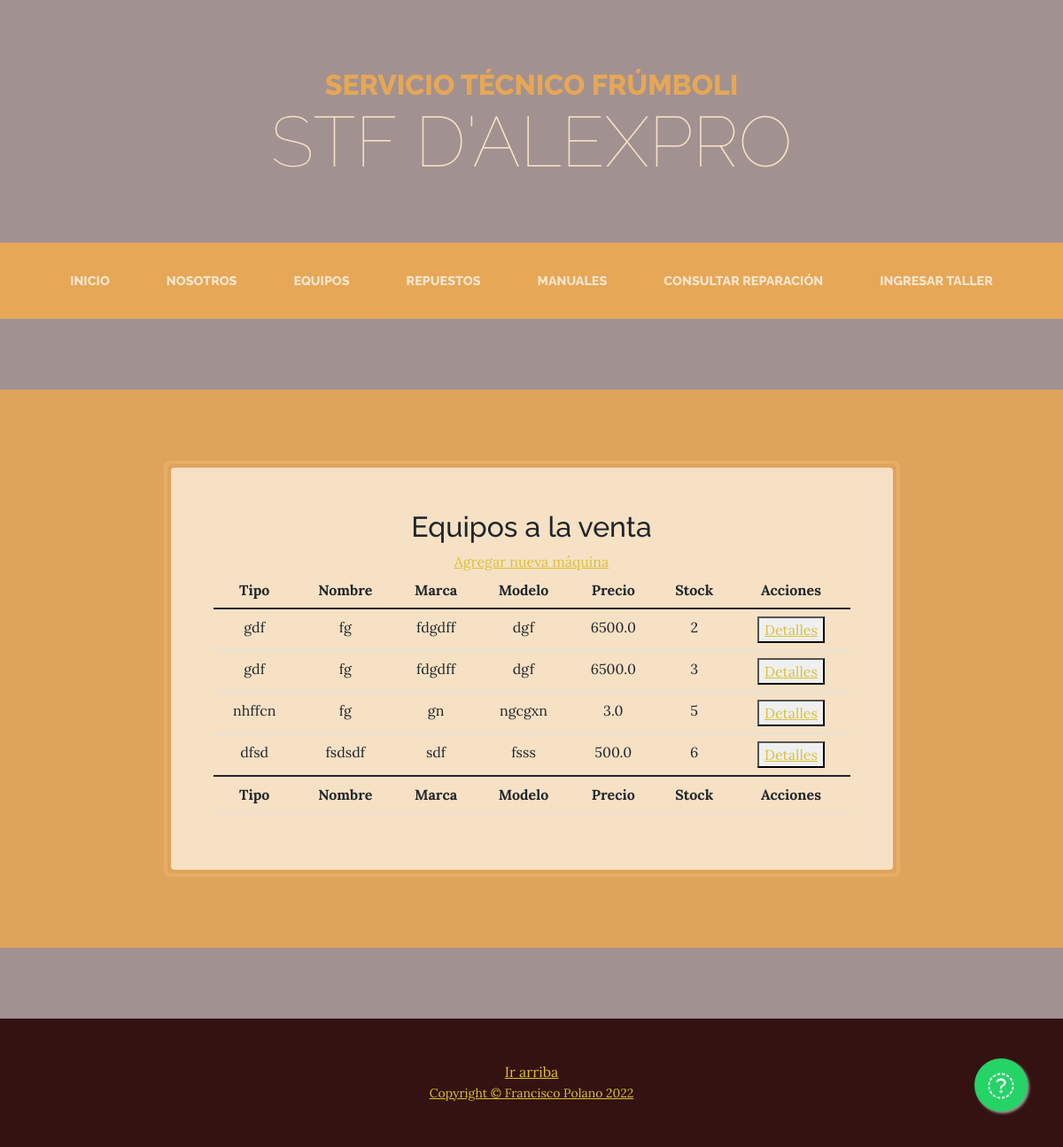
/AppSTF/maquinas, run on an earlier commit of the app's database.
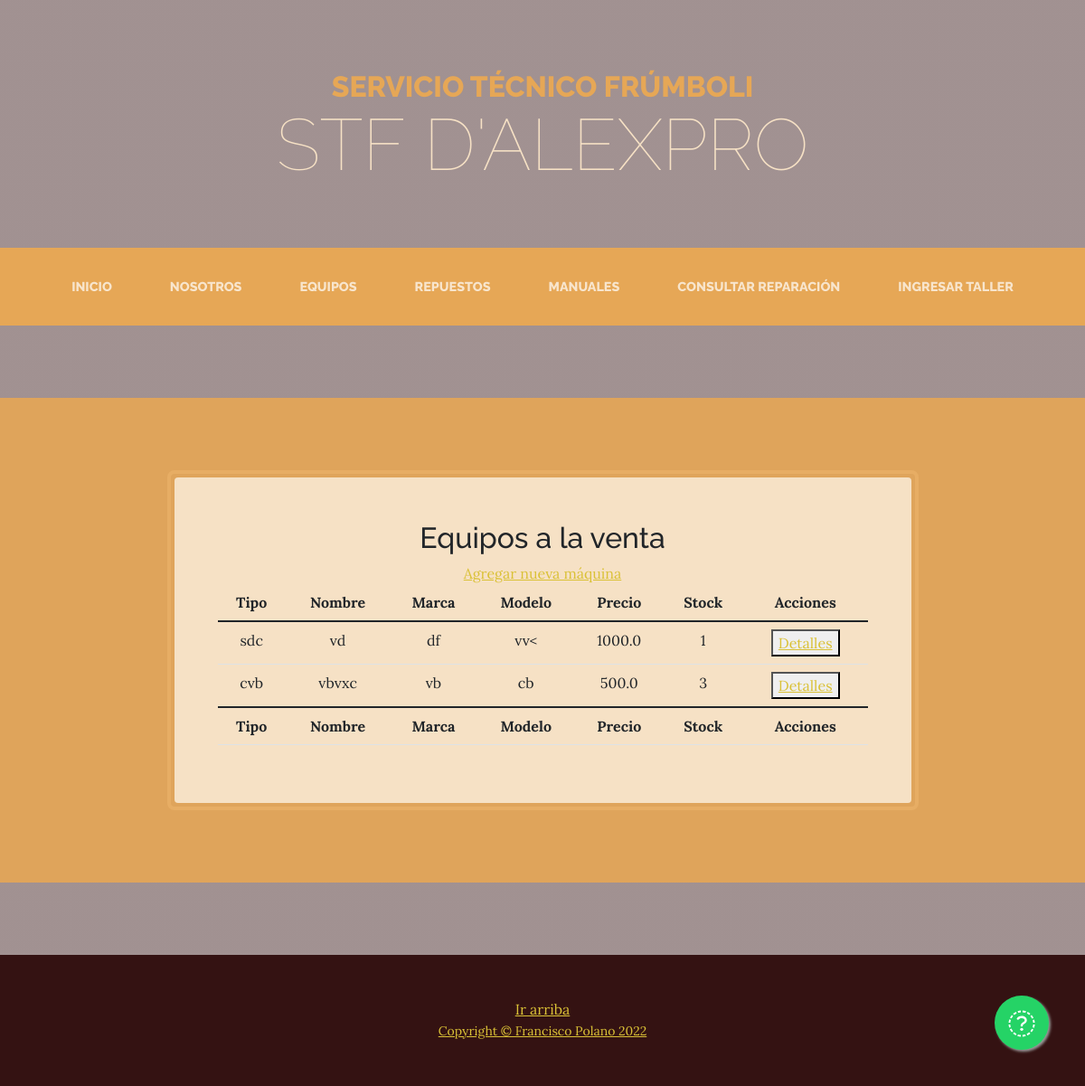
And on a later commit of the database.
### AppSTF/models.py (models this page shows, shortened)
class Maquinas(models.Model):
    nombre = models.CharField(max_length=60)
    tipo = models.CharField(max_length=60)
    marca = models.CharField(max_length=60)
    modelo = models.CharField(max_length=60)
    desc = models.TextField(max_length=400)
    precio = models.FloatField()
    stock = models.SmallIntegerField()
    foto = models.ImageField(upload_to='maquinas', default='settings.MEDIA_ROOT/maquinas/generic_equipo.png')

### AppSTF/views.py (the view)
# urls.py: path('maquinas', views.maquinasLista, name="Maquinas lista"),
def maquinasLista(request):
    maquinas = Maquinas.objects.all()
    return render(request, "AppSTF/Maquinas/maquinasLista.html",{'datos':maquinas})

### AppSTF/templates/AppSTF/Maquinas/maquinasLista.html (shortened to what this page needs)
{% extends 'AppSTF/padre.html' %}
{% load static %}
{% block cuerpo %}
<section class="page-section cta">
    <div class="container">
        <div class="row">
            <div class="col-xl-9 mx-auto">
                <div class="cta-inner bg-faded text-center rounded">
                    <h2> Equipos a la venta </h2>
                    <a href="{% url 'Maquinas alta' %}">Agregar nueva máquina</a>
                    <table class="table" id="ListaMaquinas">
                        <thead>
                            <tr>
                                <th>Tipo</th>
                                <th>Nombre</th>
                                <th>Marca</th>
                                <th>Modelo</th>
                                <th>Precio</th>
                                <th>Stock</th>
                                <th>Acciones</th>
                            </tr>
                        </thead>
                        <tbody>
                            {% if datos %}
                                {% for maquina in datos %}
                                    <tr>
                                        <td>{{maquina.tipo}}</td>
                                        <td>{{maquina.nombre}}</td>
                                        <td>{{maquina.marca}}</td>
                                        <td>{{maquina.modelo}}</td>
                                        <td>{{maquina.precio}}</td>
                                        <td>{{maquina.stock}}</td>
                                        <td>
                                            <button>
                                                <a href="{% url 'Maquinas detalle' maquina.id %}">Detalles</a>
                                            </button>
                                        </td>
                                    </tr>
                                {% endfor %}
                            {% else %}
                                <tr><td>No hay maquinas disponibles</td></tr>
                            {% endif %}
                        </tbody>
                        <tfoot>
                            <tr>
                                <th>Tipo</th>
                                <th>Nombre</th>
                                <th>Marca</th>
                                <th>Modelo</th>
                                <th>Precio</th>
                                <th>Stock</th>
                                <th>Acciones</th>
                            </tr>
                        </tfoot>
                    </table>
                </div>
            </div>
        </div>
    </div>
</section>
{% endblock %}

What changed in the data, as far as the page shows it:
removed Maquinas: tipo "gdf", nombre "fg", marca "fdgdff", modelo "dgf", precio "6500.0", stock "2"
removed Maquinas: tipo "gdf", nombre "fg", marca "fdgdff", modelo "dgf", precio "6500.0", stock "3"
removed Maquinas: tipo "nhffcn", nombre "fg", marca "gn", modelo "ngcgxn", precio "3.0", stock "5"
removed Maquinas: tipo "dfsd", nombre "fsdsdf", marca "sdf", modelo "fsss", precio "500.0", stock "6"
added Maquinas: tipo "sdc", nombre "vd", marca "df", modelo "vv<", precio "1000.0", stock "1"
added Maquinas: tipo "cvb", nombre "vbvxc", marca "vb", modelo "cb", precio "500.0", stock "3"
